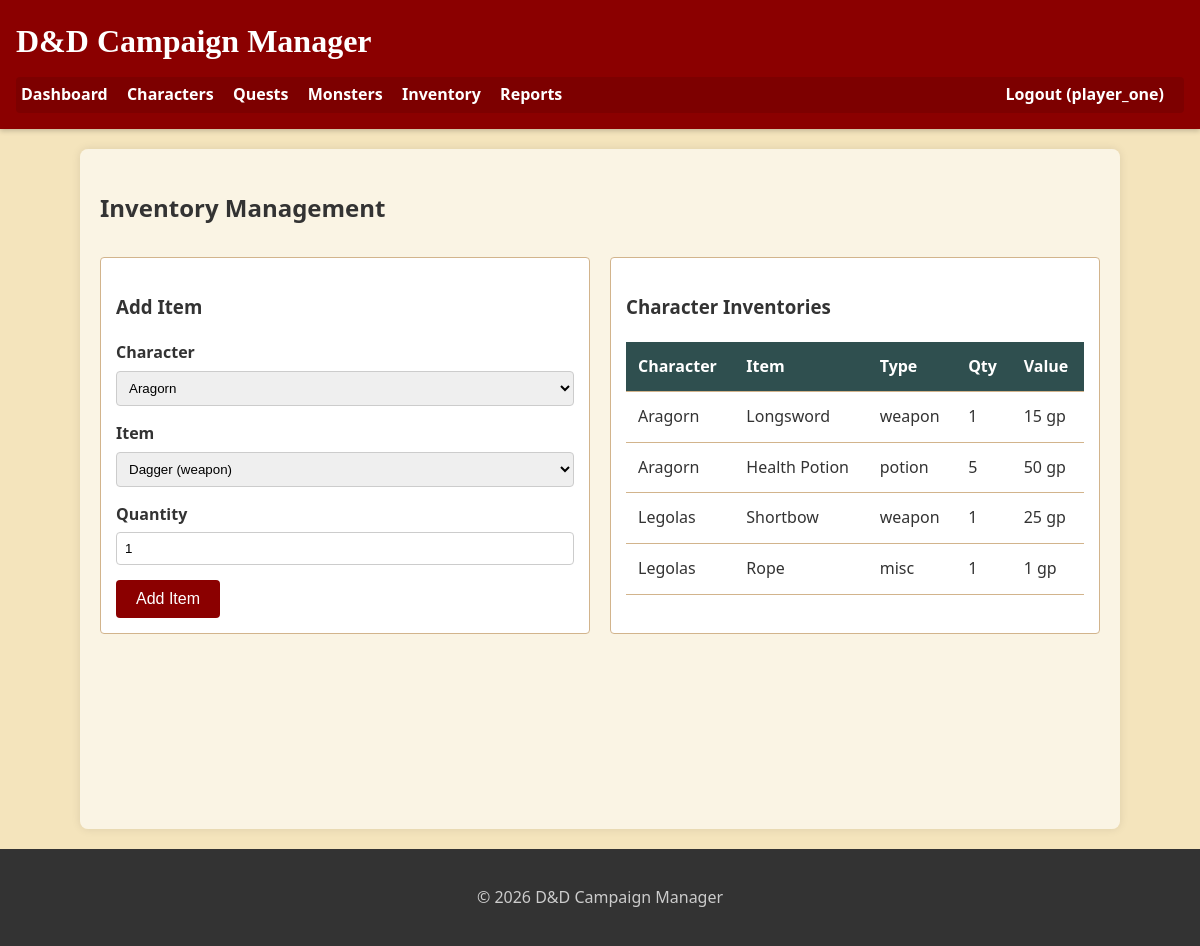
The app's page /inventory.php (signed in) with its own data.
### tables this page shows
CREATE TABLE IF NOT EXISTS inventory (
    inv_id INT AUTO_INCREMENT PRIMARY KEY,
    char_id INT NOT NULL,
    item_id INT NOT NULL,
    quantity INT DEFAULT 1,
    FOREIGN KEY (char_id) REFERENCES characters(char_id) ON DELETE CASCADE,
    FOREIGN KEY (item_id) REFERENCES items(item_id) ON DELETE CASCADE
);

CREATE TABLE IF NOT EXISTS characters (
    char_id INT AUTO_INCREMENT PRIMARY KEY,
    player_id INT NOT NULL,
    campaign_id INT DEFAULT NULL,
    name VARCHAR(100) NOT NULL,
    class_id INT NOT NULL,
    race_id INT NOT NULL,
    level INT DEFAULT 1,
    xp INT DEFAULT 0,
    hp INT DEFAULT 10,
    pos_x INT DEFAULT 0,
    pos_y INT DEFAULT 0,
    token_image VARCHAR(255) DEFAULT 'default_token.png',
    created_at TIMESTAMP DEFAULT CURRENT_TIMESTAMP,
    FOREIGN KEY (player_id) REFERENCES users(player_id) ON DELETE CASCADE,
    FOREIGN KEY (campaign_id) REFERENCES campaigns(campaign_id) ON DELETE SET NULL,
    FOREIGN KEY (class_id) REFERENCES classes(class_id),
    FOREIGN KEY (race_id) REFERENCES races(race_id)
);

CREATE TABLE IF NOT EXISTS items (
    item_id INT AUTO_INCREMENT PRIMARY KEY,
    name VARCHAR(100) NOT NULL,
    type ENUM('weapon', 'armor', 'potion', 'misc') NOT NULL,
    value INT DEFAULT 0,
    weight DECIMAL(5,2) DEFAULT 0.0
);

### inventory.php (the view, shortened to what this page needs)
<?php
require 'db.php';
require 'functions.php';
$player_id = $_SESSION['player_id'];
$my_chars = $pdo->prepare("SELECT char_id, name FROM characters WHERE player_id = ?");
$my_chars->execute([$player_id]);
$characters = $my_chars->fetchAll();
$items = $pdo->query("SELECT * FROM items ORDER BY name")->fetchAll();
$stmt = $pdo->prepare("
    SELECT i.name as item_name, i.type, i.value, inv.quantity, c.name as char_name
    FROM inventory inv
    JOIN items i ON inv.item_id = i.item_id
    JOIN characters c ON inv.char_id = c.char_id
    WHERE c.player_id = ?
");
$stmt->execute([$player_id]);
$inventory = $stmt->fetchAll();
echo get_header('Inventory');
?>
<h2>Inventory Management</h2>
<div class="dashboard-grid">
    <div class="card">
        <h3>Add Item</h3>
        <form method="POST">
            <div class="form-group">
                <label>Character</label>
                <select name="char_id">
                    <?php foreach($characters as $c): ?>
                        <option value="<?php echo $c['char_id']; ?>"><?php echo htmlspecialchars($c['name']); ?></option>
                    <?php endforeach; ?>
                </select>
            </div>
            <div class="form-group">
                <label>Item</label>
                <select name="item_id">
                    <?php foreach($items as $i): ?>
                        <option value="<?php echo $i['item_id']; ?>"><?php echo htmlspecialchars($i['name']); ?> (<?php echo $i['type']; ?>)</option>
                    <?php endforeach; ?>
                </select>
            </div>
            <div class="form-group">
                <label>Quantity</label>
                <input type="number" name="quantity" value="1" min="1">
            </div>
            <button type="submit" name="add_item" class="button">Add Item</button>
        </form>
    </div>
    <div class="card">
        <h3>Character Inventories</h3>
        <table>
            <thead>
                <tr>
                    <th>Character</th>
                    <th>Item</th>
                    <th>Type</th>
                    <th>Qty</th>
                    <th>Value</th>
                </tr>
            </thead>
            <tbody>
                <?php foreach($inventory as $inv): ?>
                <tr>
                    <td><?php echo htmlspecialchars($inv['char_name']); ?></td>
                    <td><?php echo htmlspecialchars($inv['item_name']); ?></td>
                    <td><?php echo $inv['type']; ?></td>
                    <td><?php echo $inv['quantity']; ?></td>
                    <td><?php echo $inv['value']; ?> gp</td>
                </tr>
                <?php endforeach; ?>
            </tbody>
        </table>
    </div>
</div>
<?php echo get_footer(); ?>

### css/style.css (style rules this page uses)
:root { --primary: #8b0000; --secondary: #2f4f4f; --bg: #f4e4bc; --text: #333; --light: #fff; --border: #d2b48c; }
body { font-family: 'Segoe UI', Tahoma, Geneva, Verdana, sans-serif; background-color: var(--bg); color: var(--text); margin: 0; padding: 0; line-height: 1.6; }
.button { display: inline-block; background-color: var(--primary); color: white; padding: 10px 20px; text-decoration: none; border-radius: 4px; border: none; cursor: pointer; font-size: 1rem; }
table { width: 100%; border-collapse: collapse; margin: 20px 0; }
th, td { padding: 12px; text-align: left; border-bottom: 1px solid var(--border); }
th { background-color: var(--secondary); color: white; }
.form-group { margin-bottom: 15px; }
label { display: block; margin-bottom: 5px; font-weight: bold; }
input[type="text"], input[type="email"], input[type="password"], input[type="number"], select, textarea { width: 100%; padding: 8px; border: 1px solid #ccc; border-radius: 4px; box-sizing: border-box; }
.card { border: 1px solid var(--border); padding: 15px; margin: 10px 0; background: white; border-radius: 4px; }
.dashboard-grid { display: grid; grid-template-columns: repeat(auto-fit, minmax(250px, 1fr)); gap: 20px; }

### records on screen
inventory: char.name "Aragorn", item.name "Longsword", item.type "weapon", quantity "1", item.value "15"
inventory: char.name "Aragorn", item.name "Health Potion", item.type "potion", quantity "5", item.value "50"
inventory: char.name "Legolas", item.name "Shortbow", item.type "weapon", quantity "1", item.value "25"
inventory: char.name "Legolas", item.name "Rope", item.type "misc", quantity "1", item.value "1"

### other values on screen
$_SESSION['username'] "player_one"
form field char_id "Aragorn"
form field item_id "Dagger (weapon)"
